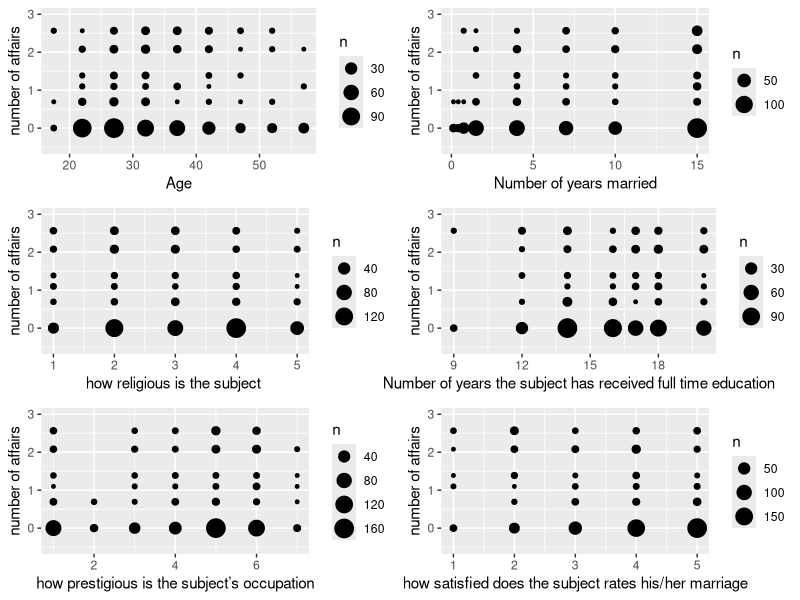
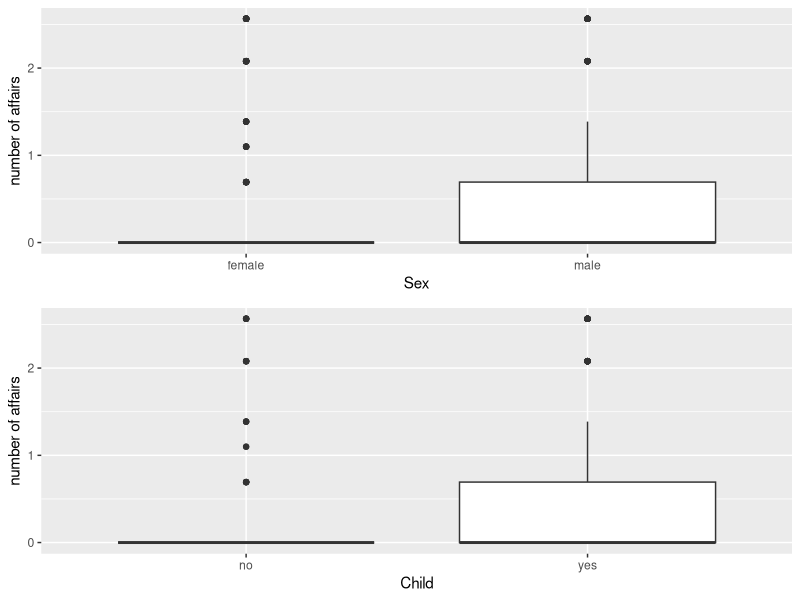

These charts were generated, in order, by the following R code:
## ---- chunk 1
#setwd("~/Desktop/ISYE6414/Unit 4")

library(ggplot2)
library(dplyr)
library(gridExtra)

affair = read.table('affair.csv',header = T, stringsAsFactors = F, sep = ',')%>%tbl_df()

## ---- chunk 2
p1 = ggplot(affair, aes(x=affair$age,y=log(affair$nbaffairs+1)))+geom_count()+xlab('Age')+ylab('number of affairs')+scale_y_continuous(limits = c(-0.5, 3))
p2 = ggplot(affair, aes(x= affair$ym,y=log(affair$nbaffairs+1)))+geom_count()+xlab('Number of years married')+ylab('number of affairs')+scale_y_continuous(limits = c(-0.5, 3))
p3 = ggplot(affair, aes(x=affair$religious,y=log(affair$nbaffairs+1)))+geom_count()+xlab('how religious is the subject ')+ylab('number of affairs')+scale_y_continuous(limits = c(-0.5, 3))
p4 = ggplot(affair, aes(x= affair$education,y=log(affair$nbaffairs+1)))+geom_count()+xlab('Number of years the subject has received full time education')+ylab('number of affairs')+scale_y_continuous(limits = c(-0.5, 3))
p5 = ggplot(affair, aes(x= affair$occupation,y=log(affair$nbaffairs+1)))+geom_count()+xlab('how prestigious is the subject’s occupation')+ylab('number of affairs')+scale_y_continuous(limits = c(-0.5, 3))
p6 = ggplot(affair, aes(x= affair$rate,y=log(affair$nbaffairs+1)))+geom_count()+xlab('how satisfied does the subject rates his/her marriage')+ylab('number of affairs')+scale_y_continuous(limits = c(-0.5, 3))
grid.arrange(p1,p2,p3,p4,p5,p6)
cor1 = cor(x= affair$age,y=log(affair$nbaffairs+1))
cor2 = cor(x= affair$ym,y=log(affair$nbaffairs+1))
cor3 = cor(x= affair$religious,y=log(affair$nbaffairs+1))
cor4 = cor(x= affair$education,y=log(affair$nbaffairs+1))
cor5 = cor(x= affair$occupation,y=log(affair$nbaffairs+1))
cor6 = cor(x= affair$rate,y=log(affair$nbaffairs+1))
## ---- chunk 3
p1 = ggplot(affair, aes(x=affair$sex,y=log(affair$nbaffairs+1)))+geom_boxplot()+xlab('Sex')+ylab('number of affairs')
p2 = ggplot(affair, aes(x=affair$child,y=log(affair$nbaffairs+1)))+geom_boxplot()+xlab('Child')+ylab('number of affairs')
grid.arrange(p1,p2)

## ---- chunk 4
method = glm(data = affair,nbaffairs~., family = 'poisson')
summary(method)
## ---- chunk 5
confint(object = method, level = 0.99)
## ---- chunk 6
with(method, cbind(res.deviance = deviance, df = df.residual,
               p = pchisq(deviance, df.residual, lower.tail=FALSE)))


